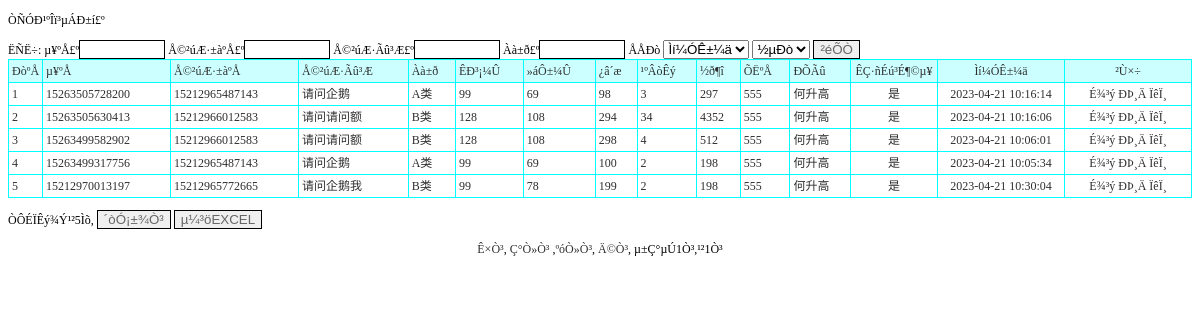
/gouwuche_list.php, run on the app's committed database.
### tables this page shows
CREATE TABLE `gouwuche` (
  `id` int(11) NOT NULL AUTO_INCREMENT,
  `danhao` varchar(50) DEFAULT NULL,
  `shangpinbianhao` varchar(50) DEFAULT NULL,
  `shangpinmingcheng` varchar(50) DEFAULT NULL,
  `leibie` varchar(50) DEFAULT NULL,
  `shichangjia` varchar(50) DEFAULT NULL,
  `huiyuanjia` varchar(50) DEFAULT NULL,
  `kucun` varchar(50) DEFAULT NULL,
  `goumaishu` varchar(50) DEFAULT NULL,
  `jine` varchar(50) DEFAULT NULL,
  `zhanghao` varchar(50) DEFAULT NULL,
  `xingming` varchar(50) DEFAULT NULL,
  `shuoming` varchar(500) DEFAULT NULL,
  `issh` varchar(10) DEFAULT '否',
  `addtime` timestamp NOT NULL DEFAULT CURRENT_TIMESTAMP,
  PRIMARY KEY (`id`)
);

### gouwuche_list.php (the view, shortened to what this page needs)
<!DOCTYPE html PUBLIC "-//W3C//DTD XHTML 1.0 Transitional//EN" "http://www.w3.org/TR/xhtml1/DTD/xhtml1-transitional.dtd">
<html xmlns="http://www.w3.org/1999/xhtml">
<head>
<link rel="stylesheet" href="css.css" type="text/css">
</head>
<body>
<p>ÒÑÓÐ¹ºÎï³µÁÐ±í£º</p>
<form id="form1" name="form1" method="post" action="">
  ËÑË÷: µ¥ºÅ£º<input name="danhao" type="text" id="danhao" style='border:solid 1px #000000; color:#666666;width:80px' /> Å©²úÆ·±àºÅ£º<input name="shangpinbianhao" type="text" id="shangpinbianhao" style='border:solid 1px #000000; color:#666666;width:80px' /> Å©²úÆ·Ãû³Æ£º<input name="shangpinmingcheng" type="text" id="shangpinmingcheng" style='border:solid 1px #000000; color:#666666;width:80px' /> Àà±ð£º<input name="leibie" type="text" id="leibie" style='border:solid 1px #000000; color:#666666;width:80px' /> ÅÅÐò
  <select name="paixu" id="paixu">
    <option value="addtime">Ìí¼ÓÊ±¼ä</option>
  </select>
  <select name="px" id="px">
    <option value="desc">½µÐò</option>
  </select>
  <input type="submit" name="Submit" value="²éÕÒ" style='border:solid 1px #000000; color:#666666' />
</form>
<table width="100%" border="1" align="center" cellpadding="3" cellspacing="1" bordercolor="#00FFFF" style="border-collapse:collapse">
  <tr>
    <td width="25" bgcolor="#CCFFFF">ÐòºÅ</td>
    <td bgcolor='#CCFFFF'>µ¥ºÅ</td>
    <td bgcolor='#CCFFFF'>Å©²úÆ·±àºÅ</td>
    <td bgcolor='#CCFFFF'>Å©²úÆ·Ãû³Æ</td>
    <td bgcolor='#CCFFFF'>Àà±ð</td>
    <td bgcolor='#CCFFFF'>ÊÐ³¡¼Û</td>
    <td bgcolor='#CCFFFF'>»áÔ±¼Û</td>
    <td bgcolor='#CCFFFF'>¿â´æ</td>
    <td bgcolor='#CCFFFF'>¹ºÂòÊý</td>
    <td bgcolor='#CCFFFF'>½ð¶î</td>
    <td bgcolor='#CCFFFF'>ÕËºÅ</td>
    <td bgcolor='#CCFFFF'>ÐÕÃû</td>
    <td bgcolor='#CCFFFF' width='80' align='center'>ÊÇ·ñÉú³É¶©µ¥</td>
    <td width="120" align="center" bgcolor="#CCFFFF">Ìí¼ÓÊ±¼ä</td>
    <td width="120" align="center" bgcolor="#CCFFFF">²Ù×÷</td>
  </tr>
  <?php
    $sql="select * from gouwuche where 1=1";
  if($_POST["paixu"]!="")
  {
  	$sql=$sql." order by ".$_POST["paixu"]." ".$_POST["px"]."";
  }
  else
  {
  	$sql=$sql." order by id desc";
  }
$query=mysql_query($sql);
  $rowscount=mysql_num_rows($query);
  if($rowscount==0)
  {}
  else
  {
  $pagelarge=10;
  $pagecurrent=$_GET["pagecurrent"];
  if($rowscount%$pagelarge==0)
  {
		$pagecount=$rowscount/$pagelarge;
  }
  else
  {
   		$pagecount=intval($rowscount/$pagelarge)+1;
  }
  if($pagecurrent=="" || $pagecurrent<=0)
{
	$pagecurrent=1;
}
		$ddddd=$pagecurrent*$pagelarge;
	if($pagecurrent==$pagecount)
	{
		if($rowscount%$pagelarge==0)
		{
		$ddddd=$pagecurrent*$pagelarge;
		}
		else
		{
		$ddddd=$pagecurrent*$pagelarge-$pagelarge+$rowscount%$pagelarge;
		}
	}
	for($i=$pagecurrent*$pagelarge-$pagelarge;$i<$ddddd;$i++)
{
  ?>
  <tr>
    <td width="25"><?php echo $i+1;?></td>
    <td><?php echo mysql_result($query,$i,danhao);?></td>
    <td><?php echo mysql_result($query,$i,shangpinbianhao);?></td>
    <td><?php echo mysql_result($query,$i,shangpinmingcheng);?></td>
    <td><?php echo mysql_result($query,$i,leibie);?></td>
    <td><?php echo mysql_result($query,$i,shichangjia);?></td>
    <td><?php echo mysql_result($query,$i,huiyuanjia);?></td>
    <td><?php echo mysql_result($query,$i,kucun);?></td>
    <td><?php echo mysql_result($query,$i,goumaishu);?></td>
    <td><?php echo mysql_result($query,$i,jine);?></td>
    <td><?php echo mysql_result($query,$i,zhanghao);?></td>
    <td><?php echo mysql_result($query,$i,xingming);?></td>
    <td align='center'><a href="sh.php?id=<?php echo mysql_result($query,$i,"id") ?>&yuan=<?php echo mysql_result($query,$i,"issh")?>&tablename=gouwuche" onclick="return confirm('ÄúÈ·¶¨ÒªÖ´ÐÐ´Ë²Ù×÷£¿')"><?php echo mysql_result($query,$i,"issh")?></a></td>
    <td width="120" align="center"><?php echo mysql_result($query,$i,"addtime");?></td>
    <td width="120" align="center"><a href="del.php?id=<?php echo mysql_result($query,$i,"id");?>&tablename=gouwuche" onclick="return confirm('ÕæµÄÒªÉ¾³ý£¿')">É¾³ý</a> <a href="gouwuche_updt.php?id=<?php echo mysql_result($query,$i,"id");?>">ÐÞ¸Ä</a> <a href="gouwuche_detail.php?id=<?php echo mysql_result($query,$i,"id");?>">ÏêÏ¸</a> </td>
  </tr>
  	<?php
	}
}
?>
</table>
<p>ÒÔÉÏÊý¾Ý¹²<?php echo $rowscount;?>Ìõ,
  <input type="button" name="Submit2" onclick="javascript:window.print();" value="´òÓ¡±¾Ò³" style='border:solid 1px #000000; color:#666666' /> <input type="button" name="Submit3" onclick="javascript:location.href='gouwuche_listxls.php';" value="µ¼³öEXCEL" style='border:solid 1px #000000; color:#666666' />
</p>
<p align="center"><a href="gouwuche_list.php?pagecurrent=1">Ê×Ò³</a>, <a href="gouwuche_list.php?pagecurrent=<?php echo $pagecurrent-1;?>">Ç°Ò»Ò³</a> ,<a href="gouwuche_list.php?pagecurrent=<?php echo $pagecurrent+1;?>">ºóÒ»Ò³</a>, <a href="gouwuche_list.php?pagecurrent=<?php echo $pagecount;?>">Ä©Ò³</a>, µ±Ç°µÚ<?php echo $pagecurrent;?>Ò³,¹²<?php echo $pagecount;?>Ò³ </p>
</body>
</html>

### css.css (style rules this page uses)
A:link { color: #2f2f2f; text-decoration: none; }
td { font-family:"宋体"; font-size: 12px; color: #2f2f2f; line-height: 16px; }

### data on the page
gouwuche: danhao "15263505728200", shangpinbianhao "15212965487143", shangpinmingcheng "请问企鹅", leibie "A类", shichangjia "99", huiyuanjia "69", kucun "98", goumaishu "3", jine "297", zhanghao "555", xingming "何升高", issh "是", addtime "2023-04-21 10:16:14"
gouwuche: danhao "15263505630413", shangpinbianhao "15212966012583", shangpinmingcheng "请问请问额", leibie "B类", shichangjia "128", huiyuanjia "108", kucun "294", goumaishu "34", jine "4352", zhanghao "555", xingming "何升高", issh "是", addtime "2023-04-21 10:16:06"
gouwuche: danhao "15263499582902", shangpinbianhao "15212966012583", shangpinmingcheng "请问请问额", leibie "B类", shichangjia "128", huiyuanjia "108", kucun "298", goumaishu "4", jine "512", zhanghao "555", xingming "何升高", issh "是", addtime "2023-04-21 10:06:01"
gouwuche: danhao "15263499317756", shangpinbianhao "15212965487143", shangpinmingcheng "请问企鹅", leibie "A类", shichangjia "99", huiyuanjia "69", kucun "100", goumaishu "2", jine "198", zhanghao "555", xingming "何升高", issh "是", addtime "2023-04-21 10:05:34"
gouwuche: danhao "15212970013197", shangpinbianhao "15212965772665", shangpinmingcheng "请问企鹅我", leibie "B类", shichangjia "99", huiyuanjia "78", kucun "199", goumaishu "2", jine "198", zhanghao "555", xingming "何升高", issh "是", addtime "2023-04-21 10:30:04"

### other printed values
$rowscount "5"
$pagecurrent "1"
$pagecount "1"
